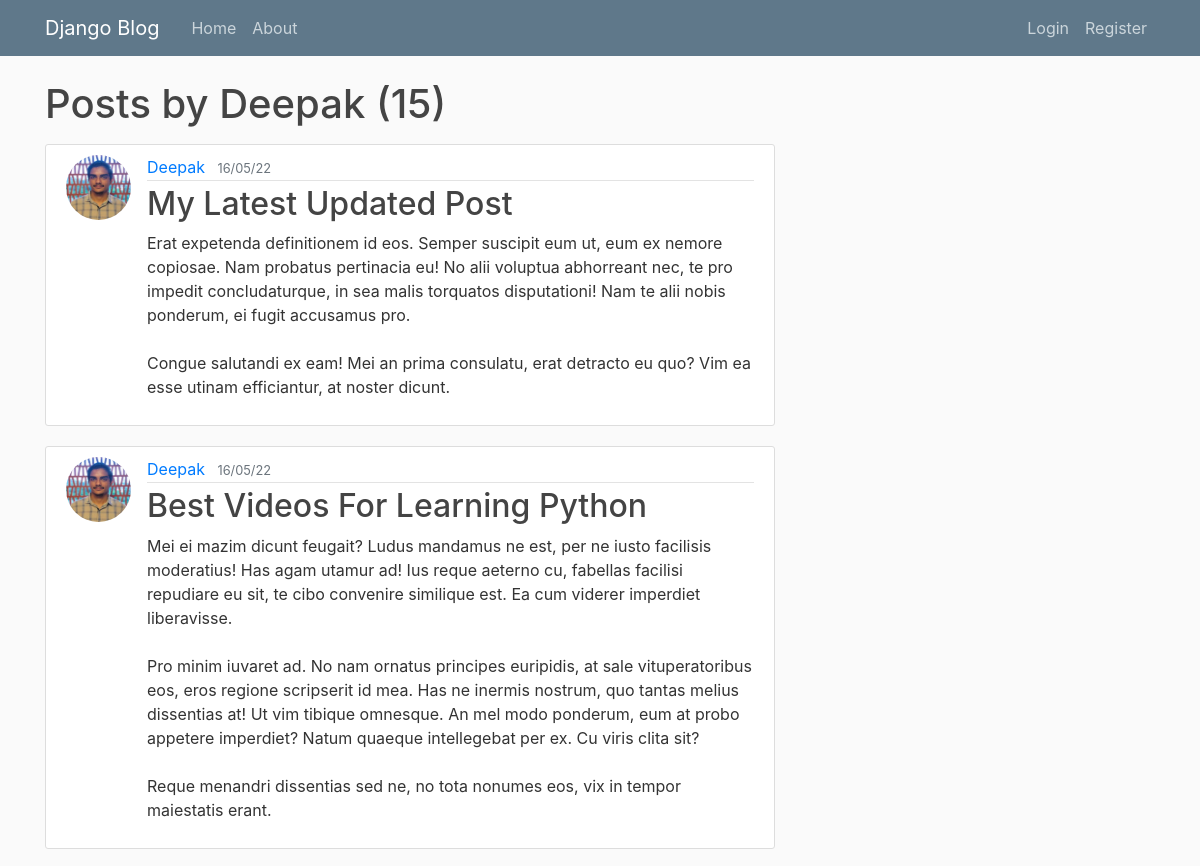
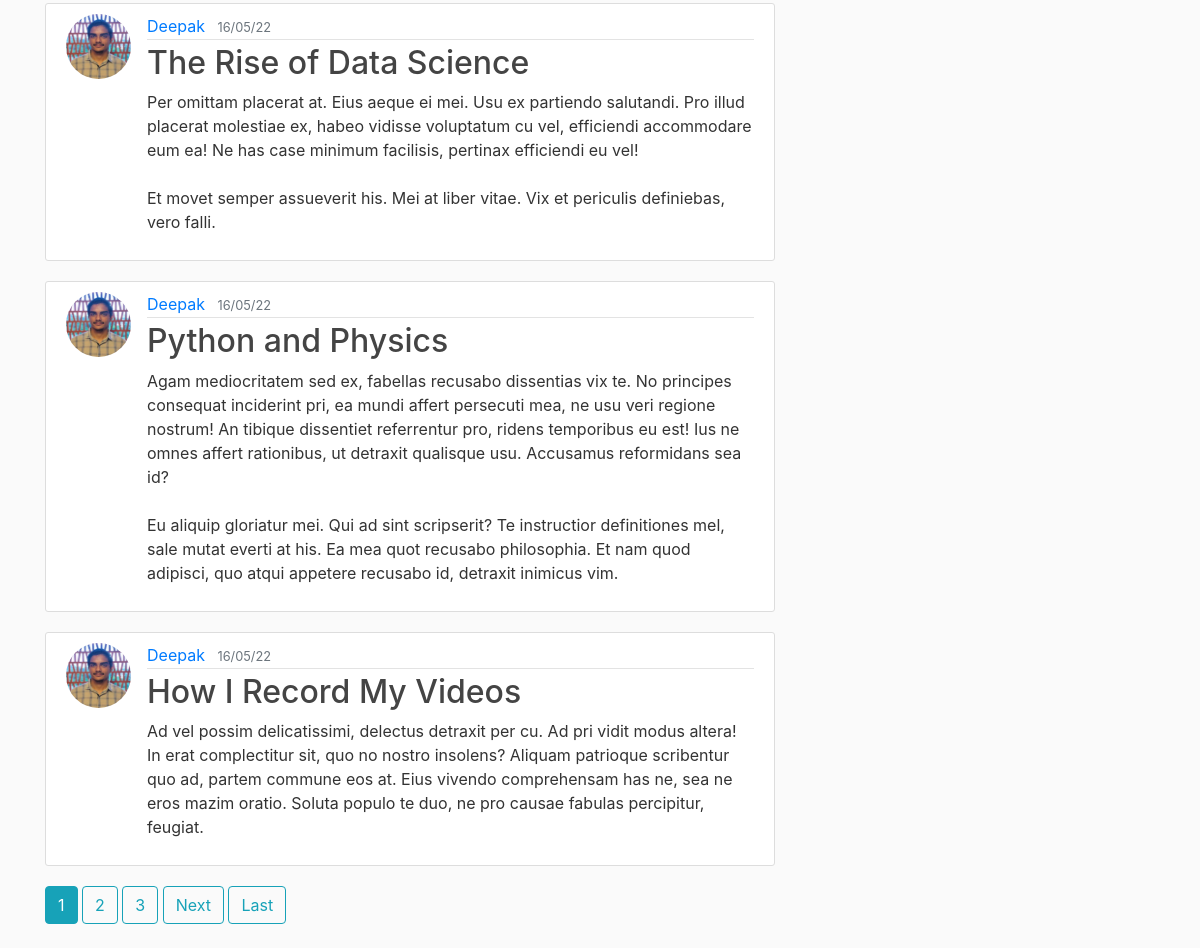
/user/Deepak, run on the app's committed database (2 pictures, top to bottom).
### blog/models.py (models this page shows, shortened)
class Post(models.Model):
    title=models.CharField(max_length=100)
    content=models.TextField()
    date_posted=models.DateTimeField(default=timezone.now)
    author=models.ForeignKey(User,on_delete=models.CASCADE)

### users/models.py (models this page shows, shortened)
class Profile(models.Model):
    user=models.OneToOneField(User,on_delete=models.CASCADE)
    image = models.ImageField(default='default.jpg',upload_to='profile_pics')

### blog/views.py (the view)
# urls.py: path('user/<username>', UserPostListView.as_view(), name='user-posts'),
class UserPostListView(ListView):
    model=Post
    template_name= 'blog/user_posts.html'
    context_object_name= 'posts'
    paginate_by= 5
    def get_queryset(self):
        user = get_object_or_404(User, username=self.kwargs.get('username'))
        return Post.objects.filter(author=user).order_by('-date_posted')

### blog/templates/blog/user_posts.html (shortened to what this page needs)
{% extends "blog/base.html" %}
{% block content %}
    <h1 class="mb-3">Posts by {{ view.kwargs.username }} ({{ page_obj.paginator.count }})</h1>
    {% for post in posts %}
        <article class="media content-section">
          <img class="rounded-circle article-img" src ="{{ post.author.profile.image.url }}">
          <div class="media-body">
            <div class="article-metadata">
              <a class="mr-2" href="{% url 'user-posts' post.author.username%}">{{ post.author }}</a>
              <small class="text-muted">{{ post.date_posted|date:"d/m/y" }}</small>
            </div>
            <h2><a class="article-title" href="{% url 'post-detail' post.id%}">{{ post.title }}</a></h2>
            <p class="article-content">{{ post.content }}</p>
          </div>
        </article>
    {% endfor %}
    {% if is_paginated %}
        {% for num in page_obj.paginator.page_range %}
          {% if page_obj.number == num %}
          <a class="btn btn-info mb-4" href="?page={{ num }}">{{num}}</a>
          {% elif  num > page_obj.number|add:'-3' and num < page_obj.number|add:'3'%}
          <a class="btn btn-outline-info mb-4" href="?page={{ num }}">{{num}}</a>
          {% endif %}
        {% endfor %}
        {% if page_obj.has_next %}
          <a class="btn btn-outline-info mb-4" href="?page={{ page_obj.next_page_number }}">Next</a>
          <a class="btn btn-outline-info mb-4" href="?page={{ page_obj.paginator.num_pages }}">Last</a>
          {% endif %}
    {% endif %}
{% endblock content %}

### blog/static/blog/style.css (style rules this page uses)
body { background: #fafafa; color: #333333; margin-top: 5rem; }
h1, h2, h3, h4, h5, h6 { color: #444444; }
.content-section { background: #ffffff; padding: 10px 20px; border: 1px solid #dddddd; border-radius: 3px; margin-bottom: 20px; }
.article-title { color: #444444; }
.article-content { white-space: pre-line; }
.article-img { height: 65px; width: 65px; margin-right: 16px; }
.article-metadata { padding-bottom: 1px; margin-bottom: 4px; border-bottom: 1px solid #e3e3e3 }

### data on the page
Post: author.profile.image (picture), author "Deepak", date_posted "16/05/22", title "My Latest Updated Post", content "Erat expetenda definitionem id eos. Semper suscipit eum ut, eum ex nemore copiosae. Nam probatus pertinacia eu! No alii voluptua abhorreant nec, te pro impedit concludaturque, in sea malis torquatos disputationi! Nam te alii nobis ponderum, ei fugit accusamus pro. Congue salutandi ex eam! Mei an prima consulatu, erat detracto eu quo? Vim ea esse utinam efficiantur, at noster dicunt."
Post: author.profile.image (picture), author "Deepak", date_posted "16/05/22", title "Best Videos For Learning Python", content "Mei ei mazim dicunt feugait? Ludus mandamus ne est, per ne iusto facilisis moderatius! Has agam utamur ad! Ius reque aeterno cu, fabellas facilisi repudiare eu sit, te cibo convenire similique est. Ea cum viderer imperdiet liberavisse. Pro minim iuvaret ad. No nam ornatus principes euripidis, at sale vituperatoribus eos, eros regione scripserit id mea. Has ne inermis nostrum, quo tantas melius dissentias at! Ut vim tibique omnesque. An mel modo ponderum, eum at probo appetere imperdiet? Natum quaeque intellegebat per ex. Cu viris clita sit? Reque menandri dissentias sed ne, no tota nonumes eos, vix in tempor maiestatis erant."
Post: author.profile.image (picture), author "Deepak", date_posted "16/05/22", title "The Rise of Data Science", content "Per omittam placerat at. Eius aeque ei mei. Usu ex partiendo salutandi. Pro illud placerat molestiae ex, habeo vidisse voluptatum cu vel, efficiendi accommodare eum ea! Ne has case minimum facilisis, pertinax efficiendi eu vel! Et movet semper assueverit his. Mei at liber vitae. Vix et periculis definiebas, vero falli."
Post: author.profile.image (picture), author "Deepak", date_posted "16/05/22", title "Python and Physics", content "Agam mediocritatem sed ex, fabellas recusabo dissentias vix te. No principes consequat inciderint pri, ea mundi affert persecuti mea, ne usu veri regione nostrum! An tibique dissentiet referrentur pro, ridens temporibus eu est! Ius ne omnes affert rationibus, ut detraxit qualisque usu. Accusamus reformidans sea id? Eu aliquip gloriatur mei. Qui ad sint scripserit? Te instructior definitiones mel, sale mutat everti at his. Ea mea quot recusabo philosophia. Et nam quod adipisci, quo atqui appetere recusabo id, detraxit inimicus vim."
Post: author.profile.image (picture), author "Deepak", date_posted "16/05/22", title "How I Record My Videos", content "Ad vel possim delicatissimi, delectus detraxit per cu. Ad pri vidit modus altera! In erat complectitur sit, quo no nostro insolens? Aliquam patrioque scribentur quo ad, partem commune eos at. Eius vivendo comprehensam has ne, sea ne eros mazim oratio. Soluta populo te duo, ne pro causae fabulas percipitur, feugiat."

### other printed values
{{ view.kwargs.username }} "Deepak"
{{ page_obj.paginator.count }} "15"
{{ num }} "1"
{{ num }} "2" "3"
